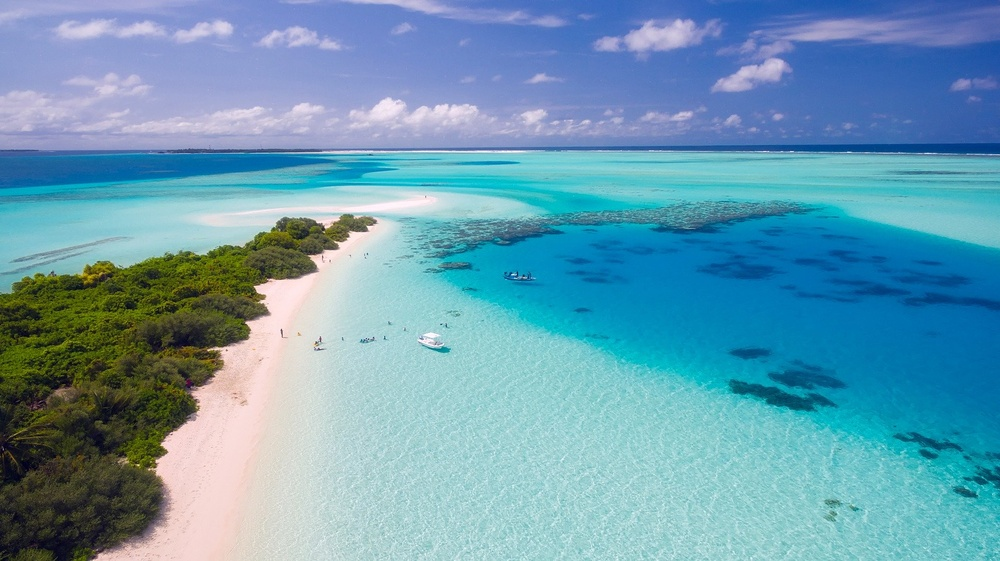
#> input picture ch07/sample.jpg, 1000 x 561 px, shrunk from 1920 x 1078 before the run
$ python ex05_image.py
#> lines starting #> are read from the running program, lines starting #| are printed output that depends on the picture
"""
CNN(Convolutional Neural Network, 합성곱 신경망)
"""
import numpy as np
import matplotlib.pyplot as plt
from PIL import Image
from scipy.signal import convolve, correlate

img = Image.open('sample.jpg')
#> img is the input picture: PIL image 1000x561 RGB; mean R, G, B 105.3, 156.3, 177.5
img_pixel = np.array(img)
print(img_pixel.shape)
#| (561, 1000, 3)

plt.imshow(img_pixel)
plt.show()

# image RED 정보
print(img_pixel[:, :, 0])
#> (printed output is left out)

# (3, 3, 3) 필터
filter = np.zeros((3, 3, 3))
filter[1, 1, 0] = 1.0
transformed = convolve(img_pixel, filter, mode='same') / 255
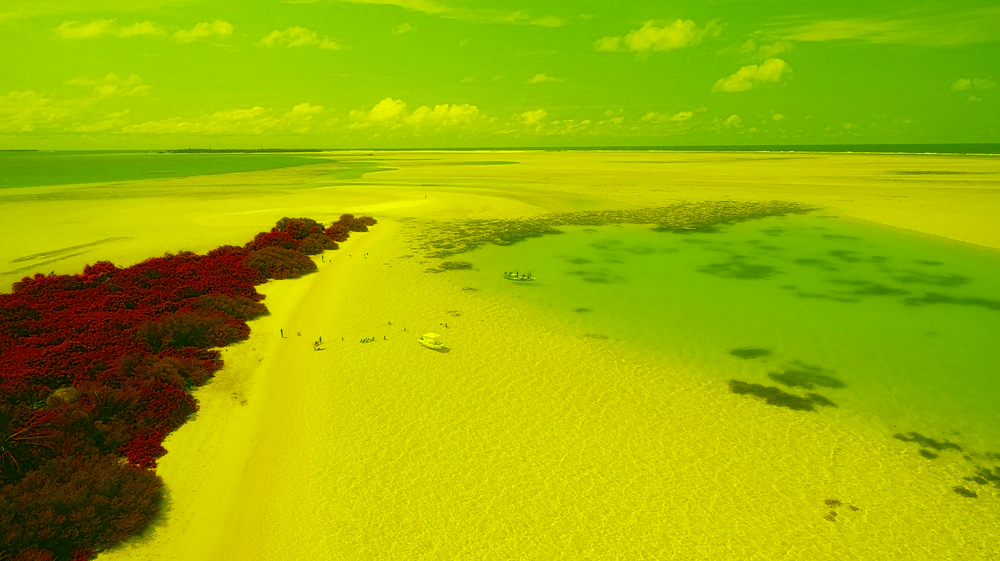
#> transformed: shape (561, 1000, 3) float64; mean R, G, B 0.613, 0.696, 8.25e-17; drawn with min black and max white
plt.imshow(transformed)
plt.show()
